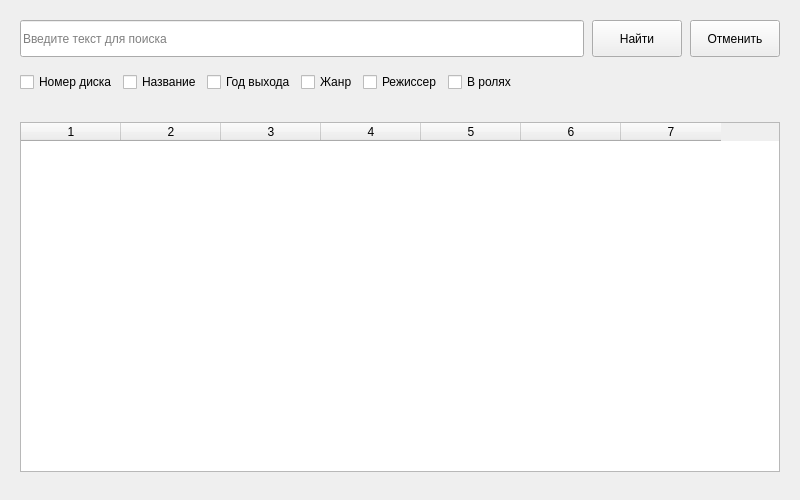
<?xml version="1.0" encoding="UTF-8"?>
<ui version="4.0">
 <class>SearchForm</class>
 <widget class="QWidget" name="SearchForm">
  <property name="geometry">
   <rect>
    <x>0</x>
    <y>0</y>
    <width>800</width>
    <height>500</height>
   </rect>
  </property>
  <property name="sizePolicy">
   <sizepolicy hsizetype="MinimumExpanding" vsizetype="Minimum">
    <horstretch>0</horstretch>
    <verstretch>0</verstretch>
   </sizepolicy>
  </property>
  <property name="minimumSize">
   <size>
    <width>800</width>
    <height>500</height>
   </size>
  </property>
  <property name="maximumSize">
   <size>
    <width>16777215</width>
    <height>800</height>
   </size>
  </property>
  <property name="windowTitle">
   <string>Form</string>
  </property>
  <layout class="QVBoxLayout" name="verticalLayout_2">
   <property name="spacing">
    <number>5</number>
   </property>
   <property name="leftMargin">
    <number>0</number>
   </property>
   <property name="topMargin">
    <number>0</number>
   </property>
   <property name="rightMargin">
    <number>0</number>
   </property>
   <item>
    <layout class="QHBoxLayout" name="horizontalLayout">
     <property name="spacing">
      <number>8</number>
     </property>
     <property name="leftMargin">
      <number>20</number>
     </property>
     <property name="topMargin">
      <number>20</number>
     </property>
     <property name="rightMargin">
      <number>20</number>
     </property>
     <property name="bottomMargin">
      <number>5</number>
     </property>
     <item>
      <widget class="QLineEdit" name="queryInput">
       <property name="sizePolicy">
        <sizepolicy hsizetype="MinimumExpanding" vsizetype="Minimum">
         <horstretch>0</horstretch>
         <verstretch>0</verstretch>
        </sizepolicy>
       </property>
       <property name="minimumSize">
        <size>
         <width>0</width>
         <height>37</height>
        </size>
       </property>
       <property name="maximumSize">
        <size>
         <width>16777215</width>
         <height>37</height>
        </size>
       </property>
       <property name="statusTip">
        <string/>
       </property>
       <property name="placeholderText">
        <string>Введите текст для поиска</string>
       </property>
      </widget>
     </item>
     <item>
      <widget class="QToolButton" name="buttonSearch">
       <property name="minimumSize">
        <size>
         <width>90</width>
         <height>37</height>
        </size>
       </property>
       <property name="statusTip">
        <string>Начать поиск</string>
       </property>
       <property name="text">
        <string>Найти</string>
       </property>
      </widget>
     </item>
     <item>
      <widget class="QToolButton" name="buttonCancel">
       <property name="minimumSize">
        <size>
         <width>90</width>
         <height>37</height>
        </size>
       </property>
       <property name="statusTip">
        <string>Отменить поиск и вернуться к списку фильмов</string>
       </property>
       <property name="text">
        <string>Отменить</string>
       </property>
      </widget>
     </item>
    </layout>
   </item>
   <item>
    <layout class="QHBoxLayout" name="horizontalLayout_3">
     <property name="leftMargin">
      <number>20</number>
     </property>
     <property name="topMargin">
      <number>5</number>
     </property>
     <property name="rightMargin">
      <number>20</number>
     </property>
     <property name="bottomMargin">
      <number>5</number>
     </property>
     <item>
      <widget class="QCheckBox" name="checkboxDisk">
       <property name="text">
        <string>Номер диска</string>
       </property>
      </widget>
     </item>
     <item>
      <widget class="QCheckBox" name="checkBox_5">
       <property name="text">
        <string>Название</string>
       </property>
      </widget>
     </item>
     <item>
      <widget class="QCheckBox" name="checkBox_4">
       <property name="text">
        <string>Год выхода</string>
       </property>
      </widget>
     </item>
     <item>
      <widget class="QCheckBox" name="checkBox_3">
       <property name="text">
        <string>Жанр</string>
       </property>
      </widget>
     </item>
     <item>
      <widget class="QCheckBox" name="checkBox_2">
       <property name="text">
        <string>Режиссер</string>
       </property>
      </widget>
     </item>
     <item>
      <widget class="QCheckBox" name="checkBox">
       <property name="text">
        <string>В ролях</string>
       </property>
      </widget>
     </item>
     <item>
      <spacer name="horizontalSpacer">
       <property name="orientation">
        <enum>Qt::Horizontal</enum>
       </property>
       <property name="sizeHint" stdset="0">
        <size>
         <width>10</width>
         <height>20</height>
        </size>
       </property>
      </spacer>
     </item>
    </layout>
   </item>
   <item>
    <layout class="QVBoxLayout" name="verticalLayout">
     <property name="spacing">
      <number>8</number>
     </property>
     <property name="sizeConstraint">
      <enum>QLayout::SetMaximumSize</enum>
     </property>
     <property name="leftMargin">
      <number>20</number>
     </property>
     <property name="topMargin">
      <number>20</number>
     </property>
     <property name="rightMargin">
      <number>20</number>
     </property>
     <property name="bottomMargin">
      <number>20</number>
     </property>
     <item>
      <widget class="QTableWidget" name="result">
       <property name="sizePolicy">
        <sizepolicy hsizetype="MinimumExpanding" vsizetype="Minimum">
         <horstretch>0</horstretch>
         <verstretch>0</verstretch>
        </sizepolicy>
       </property>
       <property name="minimumSize">
        <size>
         <width>600</width>
         <height>350</height>
        </size>
       </property>
       <property name="statusTip">
        <string>Результаты поиска</string>
       </property>
       <property name="editTriggers">
        <set>QAbstractItemView::NoEditTriggers</set>
       </property>
       <property name="tabKeyNavigation">
        <bool>false</bool>
       </property>
       <property name="selectionMode">
        <enum>QAbstractItemView::SingleSelection</enum>
       </property>
       <property name="selectionBehavior">
        <enum>QAbstractItemView::SelectRows</enum>
       </property>
       <property name="showGrid">
        <bool>true</bool>
       </property>
       <property name="columnCount">
        <number>7</number>
       </property>
       <column/>
       <column/>
       <column/>
       <column/>
       <column/>
       <column/>
       <column/>
      </widget>
     </item>
    </layout>
   </item>
  </layout>
 </widget>
 <resources/>
 <connections/>
</ui>
